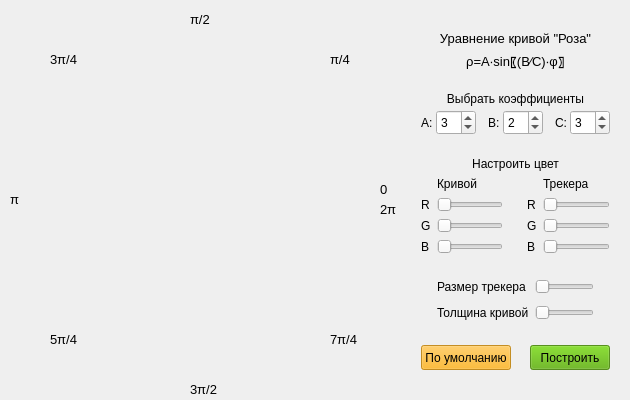
<?xml version="1.0" encoding="UTF-8"?>
<ui version="4.0">
 <class>MainWindow</class>
 <widget class="QMainWindow" name="MainWindow">
  <property name="geometry">
   <rect>
    <x>0</x>
    <y>0</y>
    <width>630</width>
    <height>400</height>
   </rect>
  </property>
  <property name="sizePolicy">
   <sizepolicy hsizetype="Fixed" vsizetype="Fixed">
    <horstretch>0</horstretch>
    <verstretch>0</verstretch>
   </sizepolicy>
  </property>
  <property name="minimumSize">
   <size>
    <width>630</width>
    <height>400</height>
   </size>
  </property>
  <property name="maximumSize">
   <size>
    <width>630</width>
    <height>400</height>
   </size>
  </property>
  <property name="sizeIncrement">
   <size>
    <width>630</width>
    <height>400</height>
   </size>
  </property>
  <property name="windowTitle">
   <string>The Rose Curve</string>
  </property>
  <property name="windowIcon">
   <iconset>
    <normaloff>icon.ico</normaloff>icon.ico</iconset>
  </property>
  <property name="iconSize">
   <size>
    <width>32</width>
    <height>32</height>
   </size>
  </property>
  <widget class="QWidget" name="centralWidget">
   <widget class="QCustomPlot" name="widget" native="true">
    <property name="geometry">
     <rect>
      <x>0</x>
      <y>0</y>
      <width>400</width>
      <height>400</height>
     </rect>
    </property>
    <widget class="QLabel" name="label_22">
     <property name="geometry">
      <rect>
       <x>380</x>
       <y>200</y>
       <width>31</width>
       <height>20</height>
      </rect>
     </property>
     <property name="text">
      <string>&lt;html&gt;&lt;head/&gt;&lt;body&gt;&lt;p&gt;&lt;span style=&quot; font-family:'Times New Roman,serif'; font-size:10pt;&quot;&gt;2π&lt;/span&gt;&lt;/p&gt;&lt;/body&gt;&lt;/html&gt;</string>
     </property>
    </widget>
    <widget class="QLabel" name="label_23">
     <property name="geometry">
      <rect>
       <x>330</x>
       <y>330</y>
       <width>31</width>
       <height>20</height>
      </rect>
     </property>
     <property name="text">
      <string>&lt;html&gt;&lt;head/&gt;&lt;body&gt;&lt;p&gt;&lt;span style=&quot; font-size:10pt;&quot;&gt;7&lt;/span&gt;&lt;span style=&quot; font-family:'Times New Roman,serif'; font-size:10pt;&quot;&gt;π/4&lt;/span&gt;&lt;/p&gt;&lt;/body&gt;&lt;/html&gt;</string>
     </property>
    </widget>
    <widget class="QLabel" name="label_24">
     <property name="geometry">
      <rect>
       <x>380</x>
       <y>180</y>
       <width>31</width>
       <height>20</height>
      </rect>
     </property>
     <property name="text">
      <string>&lt;html&gt;&lt;head/&gt;&lt;body&gt;&lt;p&gt;&lt;span style=&quot; font-family:'Times New Roman,serif'; font-size:10pt;&quot;&gt;0&lt;/span&gt;&lt;/p&gt;&lt;/body&gt;&lt;/html&gt;</string>
     </property>
    </widget>
    <widget class="QLabel" name="label_25">
     <property name="geometry">
      <rect>
       <x>330</x>
       <y>50</y>
       <width>31</width>
       <height>20</height>
      </rect>
     </property>
     <property name="text">
      <string>&lt;html&gt;&lt;head/&gt;&lt;body&gt;&lt;p&gt;&lt;span style=&quot; font-family:'Times New Roman,serif'; font-size:10pt;&quot;&gt;π/4&lt;/span&gt;&lt;/p&gt;&lt;/body&gt;&lt;/html&gt;</string>
     </property>
    </widget>
    <widget class="QLabel" name="label_26">
     <property name="geometry">
      <rect>
       <x>190</x>
       <y>10</y>
       <width>31</width>
       <height>20</height>
      </rect>
     </property>
     <property name="text">
      <string>&lt;html&gt;&lt;head/&gt;&lt;body&gt;&lt;p&gt;&lt;span style=&quot; font-family:'Times New Roman,serif'; font-size:10pt;&quot;&gt;π/2&lt;/span&gt;&lt;/p&gt;&lt;/body&gt;&lt;/html&gt;</string>
     </property>
    </widget>
    <widget class="QLabel" name="label_27">
     <property name="geometry">
      <rect>
       <x>50</x>
       <y>50</y>
       <width>31</width>
       <height>20</height>
      </rect>
     </property>
     <property name="text">
      <string>&lt;html&gt;&lt;head/&gt;&lt;body&gt;&lt;p&gt;&lt;span style=&quot; font-family:'Times New Roman,serif'; font-size:10pt;&quot;&gt;3π/4&lt;/span&gt;&lt;/p&gt;&lt;/body&gt;&lt;/html&gt;</string>
     </property>
    </widget>
    <widget class="QLabel" name="label_29">
     <property name="geometry">
      <rect>
       <x>50</x>
       <y>330</y>
       <width>31</width>
       <height>20</height>
      </rect>
     </property>
     <property name="text">
      <string>&lt;html&gt;&lt;head/&gt;&lt;body&gt;&lt;p&gt;&lt;span style=&quot; font-family:'Times New Roman,serif'; font-size:10pt;&quot;&gt;5π/4&lt;/span&gt;&lt;/p&gt;&lt;/body&gt;&lt;/html&gt;</string>
     </property>
    </widget>
    <widget class="QLabel" name="label_30">
     <property name="geometry">
      <rect>
       <x>190</x>
       <y>380</y>
       <width>31</width>
       <height>20</height>
      </rect>
     </property>
     <property name="text">
      <string>&lt;html&gt;&lt;head/&gt;&lt;body&gt;&lt;p&gt;&lt;span style=&quot; font-family:'Times New Roman,serif'; font-size:10pt;&quot;&gt;3π/2&lt;/span&gt;&lt;/p&gt;&lt;/body&gt;&lt;/html&gt;</string>
     </property>
    </widget>
    <widget class="QLabel" name="label_28">
     <property name="geometry">
      <rect>
       <x>10</x>
       <y>190</y>
       <width>31</width>
       <height>20</height>
      </rect>
     </property>
     <property name="text">
      <string>&lt;html&gt;&lt;head/&gt;&lt;body&gt;&lt;p&gt;&lt;span style=&quot; font-family:'Times New Roman,serif'; font-size:10pt;&quot;&gt;π&lt;/span&gt;&lt;/p&gt;&lt;/body&gt;&lt;/html&gt;</string>
     </property>
    </widget>
    <zorder>label_22</zorder>
    <zorder>label_23</zorder>
    <zorder>label_24</zorder>
    <zorder>label_25</zorder>
    <zorder>label_27</zorder>
    <zorder>label_29</zorder>
    <zorder>label_30</zorder>
    <zorder>label_28</zorder>
    <zorder>label_26</zorder>
   </widget>
   <widget class="QWidget" name="gridLayoutWidget_6">
    <property name="geometry">
     <rect>
      <x>410</x>
      <y>20</y>
      <width>211</width>
      <height>361</height>
     </rect>
    </property>
    <layout class="QGridLayout" name="gridLayout_6">
     <item row="9" column="0" colspan="3">
      <layout class="QVBoxLayout" name="verticalLayout">
       <item>
        <spacer name="verticalSpacer_5">
         <property name="orientation">
          <enum>Qt::Vertical</enum>
         </property>
         <property name="sizeHint" stdset="0">
          <size>
           <width>20</width>
           <height>40</height>
          </size>
         </property>
        </spacer>
       </item>
       <item>
        <layout class="QGridLayout" name="gridLayout_5">
         <item row="0" column="2" rowspan="2">
          <widget class="QPushButton" name="BuildButton">
           <property name="minimumSize">
            <size>
             <width>0</width>
             <height>25</height>
            </size>
           </property>
           <property name="sizeIncrement">
            <size>
             <width>0</width>
             <height>25</height>
            </size>
           </property>
           <property name="styleSheet">
            <string notr="true">background-color: rgba(85, 170, 0, 200);</string>
           </property>
           <property name="text">
            <string>Построить</string>
           </property>
          </widget>
         </item>
         <item row="0" column="1" rowspan="2">
          <spacer name="horizontalSpacer_6">
           <property name="orientation">
            <enum>Qt::Horizontal</enum>
           </property>
           <property name="sizeHint" stdset="0">
            <size>
             <width>40</width>
             <height>20</height>
            </size>
           </property>
          </spacer>
         </item>
         <item row="0" column="0" rowspan="2">
          <widget class="QPushButton" name="DefaultButton">
           <property name="minimumSize">
            <size>
             <width>0</width>
             <height>25</height>
            </size>
           </property>
           <property name="sizeIncrement">
            <size>
             <width>0</width>
             <height>25</height>
            </size>
           </property>
           <property name="styleSheet">
            <string notr="true">background-color: rgba(255, 170, 0, 200);</string>
           </property>
           <property name="text">
            <string>По умолчанию</string>
           </property>
          </widget>
         </item>
        </layout>
       </item>
      </layout>
     </item>
     <item row="6" column="2">
      <layout class="QGridLayout" name="gridLayout_3">
       <item row="0" column="2">
        <widget class="QLabel" name="label_13">
         <property name="text">
          <string>Трекера</string>
         </property>
        </widget>
       </item>
       <item row="1" column="1">
        <widget class="QLabel" name="label_12">
         <property name="text">
          <string>R</string>
         </property>
        </widget>
       </item>
       <item row="2" column="1">
        <widget class="QLabel" name="label_10">
         <property name="text">
          <string>G</string>
         </property>
        </widget>
       </item>
       <item row="3" column="1">
        <widget class="QLabel" name="label_11">
         <property name="text">
          <string>B</string>
         </property>
        </widget>
       </item>
       <item row="2" column="2">
        <widget class="QSlider" name="GTrackerSlider">
         <property name="maximum">
          <number>255</number>
         </property>
         <property name="singleStep">
          <number>5</number>
         </property>
         <property name="orientation">
          <enum>Qt::Horizontal</enum>
         </property>
        </widget>
       </item>
       <item row="3" column="2">
        <widget class="QSlider" name="BTrackerSlider">
         <property name="maximum">
          <number>255</number>
         </property>
         <property name="singleStep">
          <number>5</number>
         </property>
         <property name="orientation">
          <enum>Qt::Horizontal</enum>
         </property>
        </widget>
       </item>
       <item row="1" column="2">
        <widget class="QSlider" name="RTrackerSlider">
         <property name="maximum">
          <number>255</number>
         </property>
         <property name="singleStep">
          <number>5</number>
         </property>
         <property name="orientation">
          <enum>Qt::Horizontal</enum>
         </property>
        </widget>
       </item>
      </layout>
     </item>
     <item row="2" column="0">
      <spacer name="verticalSpacer_3">
       <property name="orientation">
        <enum>Qt::Vertical</enum>
       </property>
       <property name="sizeHint" stdset="0">
        <size>
         <width>20</width>
         <height>40</height>
        </size>
       </property>
      </spacer>
     </item>
     <item row="6" column="0">
      <layout class="QGridLayout" name="gridLayout_2">
       <item row="3" column="0">
        <widget class="QLabel" name="label_8">
         <property name="text">
          <string>G</string>
         </property>
        </widget>
       </item>
       <item row="4" column="0">
        <widget class="QLabel" name="label_9">
         <property name="text">
          <string>B</string>
         </property>
        </widget>
       </item>
       <item row="4" column="1">
        <widget class="QSlider" name="BCurveSlider">
         <property name="maximum">
          <number>255</number>
         </property>
         <property name="singleStep">
          <number>5</number>
         </property>
         <property name="orientation">
          <enum>Qt::Horizontal</enum>
         </property>
        </widget>
       </item>
       <item row="2" column="0">
        <widget class="QLabel" name="label_7">
         <property name="text">
          <string>R</string>
         </property>
        </widget>
       </item>
       <item row="2" column="1">
        <widget class="QSlider" name="RCurveSlider">
         <property name="maximum">
          <number>255</number>
         </property>
         <property name="singleStep">
          <number>5</number>
         </property>
         <property name="orientation">
          <enum>Qt::Horizontal</enum>
         </property>
        </widget>
       </item>
       <item row="3" column="1">
        <widget class="QSlider" name="GCurveSlider">
         <property name="maximum">
          <number>255</number>
         </property>
         <property name="singleStep">
          <number>5</number>
         </property>
         <property name="orientation">
          <enum>Qt::Horizontal</enum>
         </property>
        </widget>
       </item>
       <item row="1" column="1">
        <widget class="QLabel" name="label_5">
         <property name="text">
          <string>Кривой</string>
         </property>
        </widget>
       </item>
      </layout>
     </item>
     <item row="4" column="0">
      <spacer name="verticalSpacer_2">
       <property name="orientation">
        <enum>Qt::Vertical</enum>
       </property>
       <property name="sizeHint" stdset="0">
        <size>
         <width>20</width>
         <height>40</height>
        </size>
       </property>
      </spacer>
     </item>
     <item row="0" column="0" colspan="3">
      <widget class="QLabel" name="label">
       <property name="text">
        <string>&lt;html&gt;&lt;head/&gt;&lt;body&gt;&lt;p align=&quot;center&quot;&gt;&lt;span style=&quot; font-size:10pt;&quot;&gt;Уравнение кривой &amp;quot;Роза&amp;quot;&lt;/span&gt;&lt;/p&gt;&lt;/body&gt;&lt;/html&gt;</string>
       </property>
      </widget>
     </item>
     <item row="7" column="0">
      <spacer name="verticalSpacer">
       <property name="orientation">
        <enum>Qt::Vertical</enum>
       </property>
       <property name="sizeHint" stdset="0">
        <size>
         <width>20</width>
         <height>40</height>
        </size>
       </property>
      </spacer>
     </item>
     <item row="6" column="1">
      <spacer name="horizontalSpacer_5">
       <property name="orientation">
        <enum>Qt::Horizontal</enum>
       </property>
       <property name="sizeHint" stdset="0">
        <size>
         <width>0</width>
         <height>10</height>
        </size>
       </property>
      </spacer>
     </item>
     <item row="1" column="0" colspan="3">
      <widget class="QLabel" name="label_15">
       <property name="text">
        <string>&lt;html&gt;&lt;head/&gt;&lt;body&gt;&lt;p align=&quot;center&quot;&gt;&lt;span style=&quot; font-size:10pt;&quot;&gt;ρ=A∙sin⁡〖(B⁄C)∙φ〗&lt;/span&gt;&lt;/p&gt;&lt;/body&gt;&lt;/html&gt;</string>
       </property>
      </widget>
     </item>
     <item row="3" column="0" colspan="3">
      <layout class="QGridLayout" name="gridLayout">
       <property name="horizontalSpacing">
        <number>3</number>
       </property>
       <property name="verticalSpacing">
        <number>4</number>
       </property>
       <item row="1" column="2">
        <spacer name="horizontalSpacer">
         <property name="orientation">
          <enum>Qt::Horizontal</enum>
         </property>
         <property name="sizeHint" stdset="0">
          <size>
           <width>40</width>
           <height>20</height>
          </size>
         </property>
        </spacer>
       </item>
       <item row="0" column="0" colspan="9">
        <widget class="QLabel" name="label_6">
         <property name="text">
          <string>&lt;html&gt;&lt;head/&gt;&lt;body&gt;&lt;p align=&quot;center&quot;&gt;Выбрать коэффициенты&lt;/p&gt;&lt;/body&gt;&lt;/html&gt;</string>
         </property>
        </widget>
       </item>
       <item row="1" column="1" alignment="Qt::AlignHCenter">
        <widget class="QSpinBox" name="AFactor">
         <property name="minimumSize">
          <size>
           <width>40</width>
           <height>25</height>
          </size>
         </property>
         <property name="maximumSize">
          <size>
           <width>40</width>
           <height>25</height>
          </size>
         </property>
         <property name="minimum">
          <number>1</number>
         </property>
         <property name="maximum">
          <number>99</number>
         </property>
         <property name="value">
          <number>3</number>
         </property>
        </widget>
       </item>
       <item row="1" column="6">
        <spacer name="horizontalSpacer_2">
         <property name="orientation">
          <enum>Qt::Horizontal</enum>
         </property>
         <property name="sizeHint" stdset="0">
          <size>
           <width>40</width>
           <height>20</height>
          </size>
         </property>
        </spacer>
       </item>
       <item row="1" column="8">
        <widget class="QSpinBox" name="CFactor">
         <property name="minimumSize">
          <size>
           <width>40</width>
           <height>25</height>
          </size>
         </property>
         <property name="maximumSize">
          <size>
           <width>40</width>
           <height>25</height>
          </size>
         </property>
         <property name="minimum">
          <number>1</number>
         </property>
         <property name="maximum">
          <number>99</number>
         </property>
         <property name="value">
          <number>3</number>
         </property>
        </widget>
       </item>
       <item row="1" column="0">
        <widget class="QLabel" name="label_2">
         <property name="text">
          <string>A:</string>
         </property>
        </widget>
       </item>
       <item row="1" column="7">
        <widget class="QLabel" name="label_4">
         <property name="text">
          <string>C:</string>
         </property>
        </widget>
       </item>
       <item row="1" column="5">
        <widget class="QSpinBox" name="BFactor">
         <property name="minimumSize">
          <size>
           <width>40</width>
           <height>25</height>
          </size>
         </property>
         <property name="maximumSize">
          <size>
           <width>40</width>
           <height>25</height>
          </size>
         </property>
         <property name="minimum">
          <number>1</number>
         </property>
         <property name="maximum">
          <number>99</number>
         </property>
         <property name="value">
          <number>2</number>
         </property>
        </widget>
       </item>
       <item row="1" column="3" colspan="2">
        <widget class="QLabel" name="label_3">
         <property name="text">
          <string>B:</string>
         </property>
        </widget>
       </item>
      </layout>
     </item>
     <item row="5" column="0" colspan="3">
      <widget class="QLabel" name="label_14">
       <property name="text">
        <string>&lt;html&gt;&lt;head/&gt;&lt;body&gt;&lt;p align=&quot;center&quot;&gt;Настроить цвет&lt;/p&gt;&lt;/body&gt;&lt;/html&gt;</string>
       </property>
      </widget>
     </item>
     <item row="8" column="0" colspan="3">
      <layout class="QGridLayout" name="gridLayout_4">
       <item row="0" column="3">
        <widget class="QSlider" name="SizeTracerSlider">
         <property name="minimum">
          <number>2</number>
         </property>
         <property name="maximum">
          <number>20</number>
         </property>
         <property name="singleStep">
          <number>1</number>
         </property>
         <property name="orientation">
          <enum>Qt::Horizontal</enum>
         </property>
        </widget>
       </item>
       <item row="1" column="3">
        <widget class="QSlider" name="SizeLineSlider">
         <property name="minimum">
          <number>1</number>
         </property>
         <property name="maximum">
          <number>15</number>
         </property>
         <property name="orientation">
          <enum>Qt::Horizontal</enum>
         </property>
        </widget>
       </item>
       <item row="1" column="1">
        <widget class="QLabel" name="label_17">
         <property name="text">
          <string>Толщина кривой</string>
         </property>
        </widget>
       </item>
       <item row="0" column="1">
        <widget class="QLabel" name="label_16">
         <property name="text">
          <string>Размер трекера</string>
         </property>
        </widget>
       </item>
       <item row="0" column="0">
        <spacer name="horizontalSpacer_3">
         <property name="orientation">
          <enum>Qt::Horizontal</enum>
         </property>
         <property name="sizeHint" stdset="0">
          <size>
           <width>40</width>
           <height>20</height>
          </size>
         </property>
        </spacer>
       </item>
       <item row="1" column="4">
        <spacer name="horizontalSpacer_4">
         <property name="orientation">
          <enum>Qt::Horizontal</enum>
         </property>
         <property name="sizeHint" stdset="0">
          <size>
           <width>40</width>
           <height>20</height>
          </size>
         </property>
        </spacer>
       </item>
      </layout>
     </item>
    </layout>
   </widget>
  </widget>
 </widget>
 <layoutdefault spacing="6" margin="11"/>
 <customwidgets>
  <customwidget>
   <class>QCustomPlot</class>
   <extends>QWidget</extends>
   <header>qcustomplot.h</header>
   <container>1</container>
  </customwidget>
 </customwidgets>
 <resources/>
 <connections/>
</ui>
